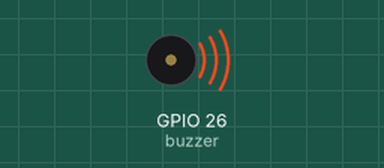
Bench run of a program on a simulated ESP32 board running MicroPython. Shown: buzzer (waves = sounding).

Above: at 0.2 s.
Timing chart, 0 to 3.0 s (numbered marks = the images above):
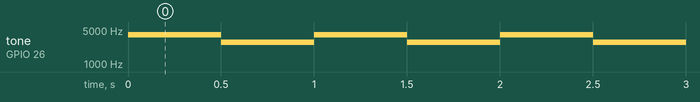

The program:

sound.py
```python
import time, math, machine
from lib.config import *

def pulse(l, t):
    for i in range(20):
        l.duty(int(math.sin(i / 10 * math.pi) * 500 + 500))
        time.sleep_ms(t)

buzzer = machine.Pin(DEFAULT_IOTKIT_BUZZER)

while True:
    try:
        p = machine.PWM(buzzer, freq=3969, duty=50 )
        time.sleep( 0.5 )
        p = machine.PWM(buzzer, freq=2800, duty=50 )
        time.sleep( 0.5 )
    except:
        p = machine.PWM(buzzer, freq=0, duty=0 )
        break
```

config.py
```python
### Default Pins esp32-devkitC-V4 bzw. Mapping auf IoTKitV3.1 small

DEFAULT_IOTKIT_LED1 = 5
DEFAULT_IOTKIT_BUZZER = 26
DEFAULT_IOTKIT_BUTTON1 = 0

# I2C Bus D15 und D14
DEFAULT_IOTKIT_I2C_SCL = 4
DEFAULT_IOTKIT_I2C_SDA = 2

# H-Bridge D2 - D7
DEFAULT_IOTKIT_MOTOR1_FWD	= 12
DEFAULT_IOTKIT_MOTOR1_PWM	= 13
DEFAULT_IOTKIT_MOTOR1_REV	= 14
DEFAULT_IOTKIT_MOTOR2_FWD	= 16
DEFAULT_IOTKIT_MOTOR2_PWM	= 15
DEFAULT_IOTKIT_MOTOR2_REW = 17

# SPI Bus D10 (SS), D11 - D13
DEFAULT_IOTKIT_SPI_SCLK = 23
DEFAULT_IOTKIT_SPI_MISO = 22
DEFAULT_IOTKIT_SPI_MOSI = 21
DEFAULT_IOTKIT_SPI_SS   = 27

# 4 x 3 Header D9 und D8
DEFAULT_IOTKIT_SERVO1 = 19
DEFAULT_IOTKIT_SERVO2 = 18

# Analog Pins, A2 bis A5
DEFAULT_IOTKIT_POTI = 32
DEFAULT_IOTKIT_HALL_SENSOR = 33
DEFAULT_IOTKIT_ADC_4 = 34
DEFAULT_IOTKIT_ADC_5 = 35

# UART
DEFAULT_IOTKIT_UART_TX = 1
DEFAULT_IOTKIT_UART_RX = 3
```

Measured:
- by itself, tone on GPIO 26 (buzzer): alternates 3969 Hz for 0.50 s and 2800 Hz for 0.50 s
